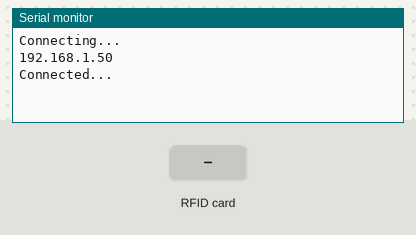
This sketch was run on a simulated ESP8266 (NodeMCU). On the bench: the last lines printed to the serial monitor. The inputs (shaded band) are chosen by the test bench. WiFi joins after 1.5 s; servers stay silent unless stated.

Above: at 13.2 s.
13.3 s: RFID card 12 34 56 78 held to the reader
At 14.4 s:
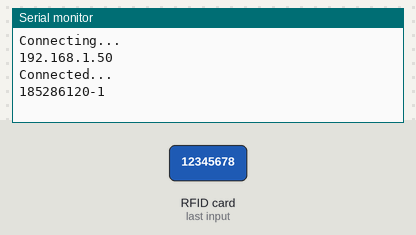
14.8 s: RFID card 5E 7A 19 C4 held to the reader
At 16.7 s:
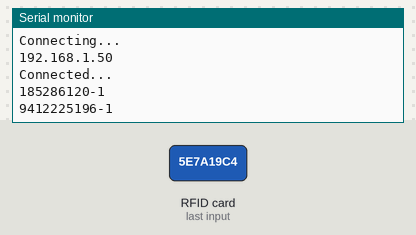

Measured:
- after the input at 13.3 s, the serial monitor: prints a new line after 0.78 s (image 1)
- after the input at 14.8 s, the serial monitor: prints a new line after 0.48 s (image 2)

The sketch:

attendence.ino
```cpp
#include <SPI.h>
#include <MFRC522.h>
//RFID Wifi
#include <ESP8266WiFi.h>
#include <ESP8266HTTPClient.h>
#include <WiFiClient.h>


const char* ssid = "Mi 10T Lite";
const char* password = "12345678";
String serverName = "http://20.204.45.107:8000/attendence/11223344/";

constexpr uint8_t RST_PIN = D3;
constexpr uint8_t SS_PIN = D4;

MFRC522 rfid(SS_PIN, RST_PIN);
MFRC522::MIFARE_Key key;

String tag;
String oldID = "111";
void setup() {
  Serial.begin(115200);
  SPI.begin(); // Init SPI bus
  delay(2000);
  rfid.PCD_Init(); // Init MFRC522

  WiFi.begin(ssid, password);
  Serial.println("Connecting...");

  delay(10000);
  Serial.println(WiFi.localIP());
  Serial.println("Connected...");
}

void loop() {
  delay(1000);
  if ( ! rfid.PICC_IsNewCardPresent())
    return;
  if ( ! rfid.PICC_ReadCardSerial())
    return;

  for (byte i = 0; i < 4; i++) {
    tag += rfid.uid.uidByte[i];
  }
  Serial.print(tag);
  SendAPI(tag);
  tag = "";

}

void SendAPI(String code){
  if(code != oldID){
    if(WiFi.status()== WL_CONNECTED){
      int httpResponseCode = 0;
      WiFiClient client;
      HTTPClient http;

      String URL = serverName + code;

      http.begin(client, URL.c_str());

      httpResponseCode = http.GET();
      String payload = http.getString();

      Serial.println(httpResponseCode);
      Serial.println(payload);
    }
  }
}
```
